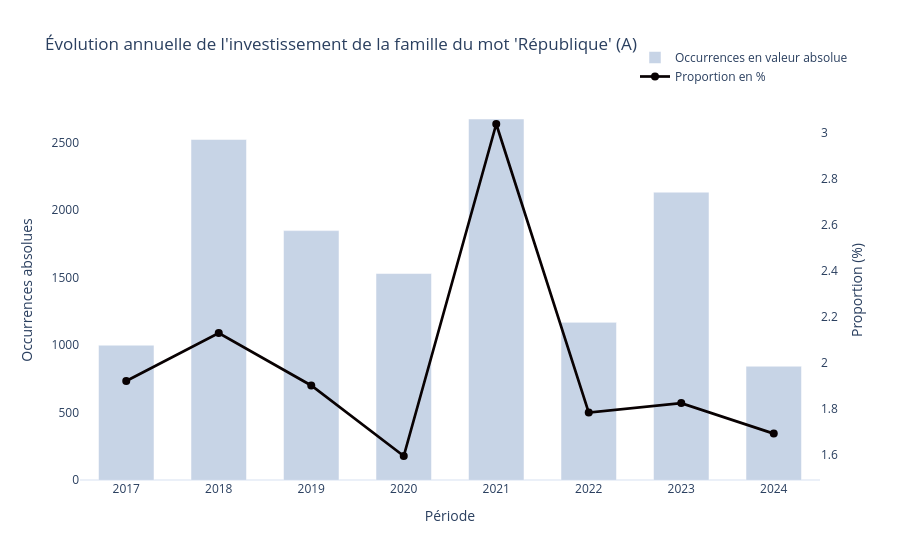

Notebook cell for this chart:
### Markdown cell above
#### Tableau(x) et graphique(s)

### Code cell
diachronique_annuel(df, periode="annee", suffixe="A")

### Figure 1 — Plotly figure (JSON) as saved in the notebook; plotly's stock layout.template omitted (floating-point values rounded to 4 significant figures)
{"data": [{"hovertemplate": "<b>Période : %{x}</b><br>Occurrences : %{y}", "marker": {"color": "#91AACF"}, "name": "Occurrences en valeur absolue", "opacity": 0.5, "type": "bar", "x": ["2017", "2018", "2019", "2020", "2021", "2022", "2023", "2024"], "y": [999, 2523, 1848, 1530, 2675, 1168, 2133, 843], "yaxis": "y"}, {"hovertemplate": "<b>Période : %{x}</b><br>Proportion : %{y:.2f}%<br>", "line": {"color": "#080102", "width": 2.7}, "marker": {"size": 8, "symbol": "circle"}, "mode": "lines+markers", "name": "Proportion en %", "type": "scatter", "x": ["2017", "2018", "2019", "2020", "2021", "2022", "2023", "2024"], "y": [1.921, 2.13, 1.902, 1.596, 3.037, 1.784, 1.825, 1.693], "yaxis": "y2"}], "layout": {"bargap": 0.4, "legend": {"bgcolor": "rgba(255,255,255,0.7)", "x": 0.75, "y": 1.15}, "title": {"text": "Évolution annuelle de l'investissement de la famille du mot 'République' (A)"}, "xaxis": {"title": {"text": "Période"}}, "yaxis": {"showgrid": false, "title": {"text": "Occurrences absolues"}}, "yaxis2": {"overlaying": "y", "showgrid": false, "side": "right", "title": {"text": "Proportion (%)"}}}}
